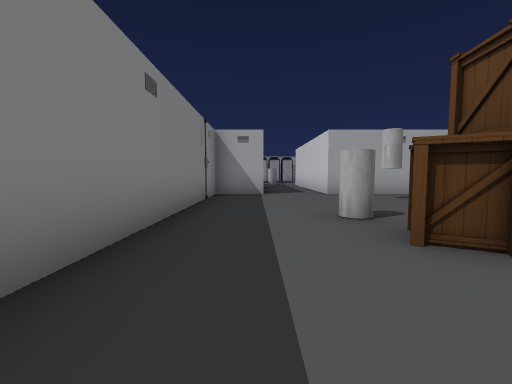
View 1 (above)

21 first-person views from a walk through a scene from a Unity 3-D project. The camera is 1.2 m above the floor, tilts 4° down and sees 90° across. The floor is counted in squares, 2 m on a side. Each view is taken from the middle of a square. On the plan, view 1 faces up. The plan holds only what a view shows up to about 9 squares ahead; the rest is blank. The player is left out. Some surface patterns are stand-ins.

View 2
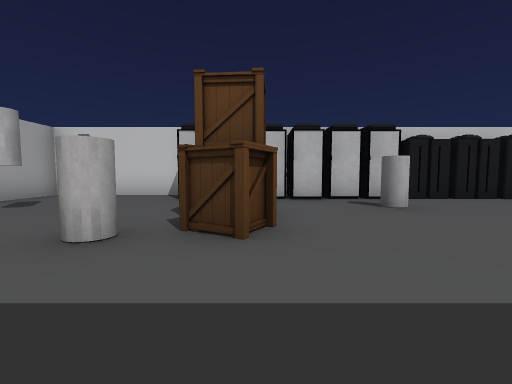

View 3
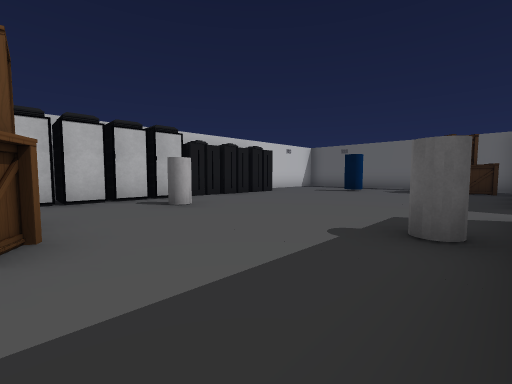

View 4
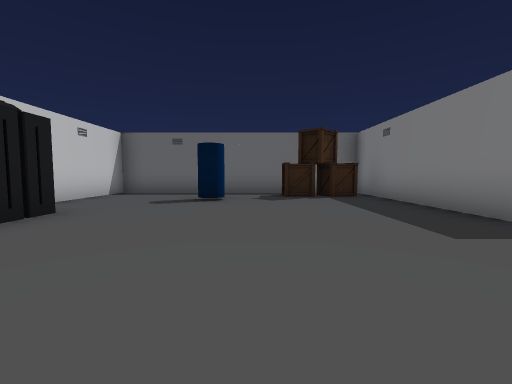

View 5
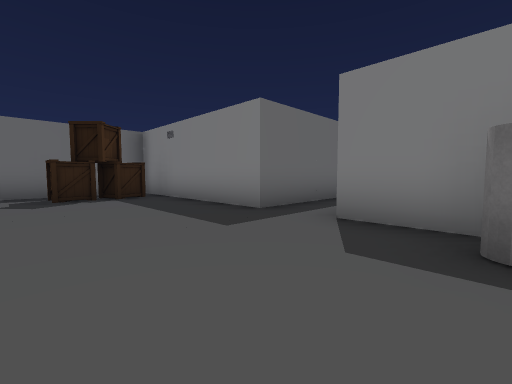

View 6
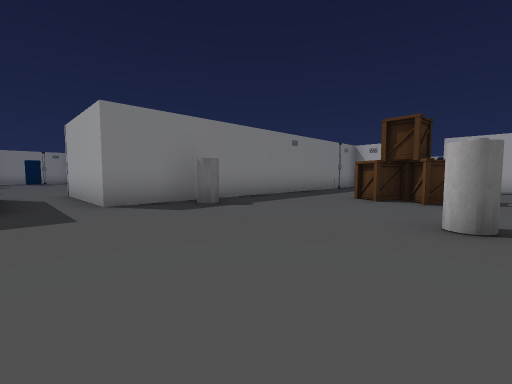

View 7
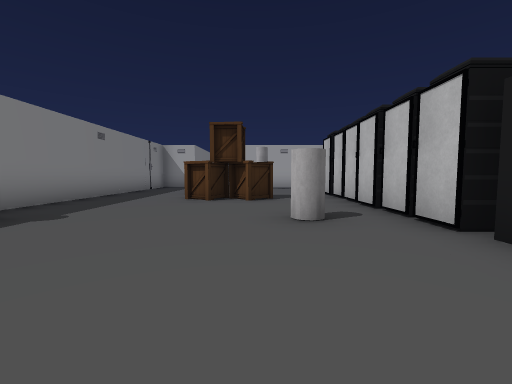

View 8
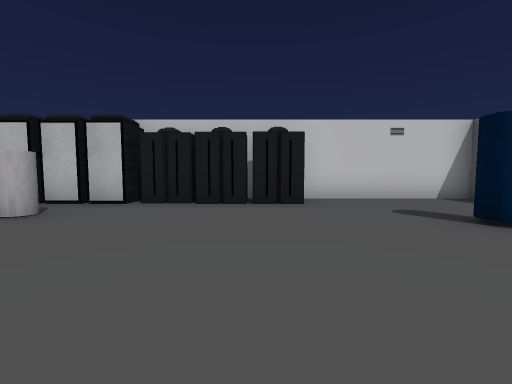

View 9
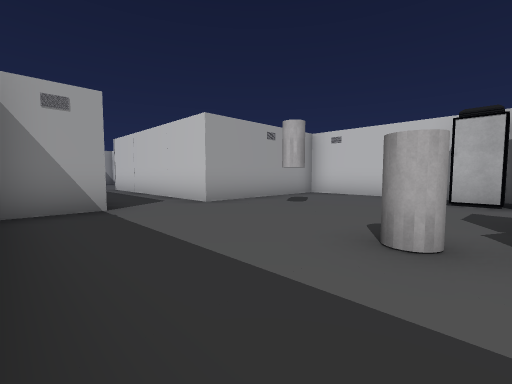

View 10
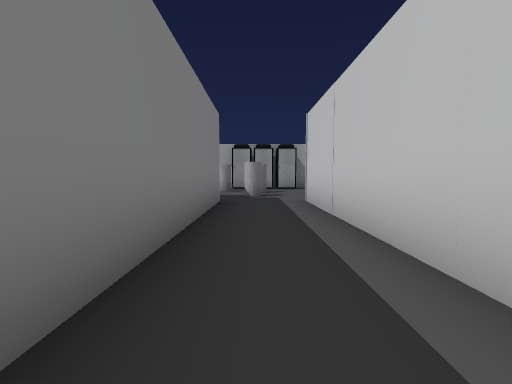

View 11
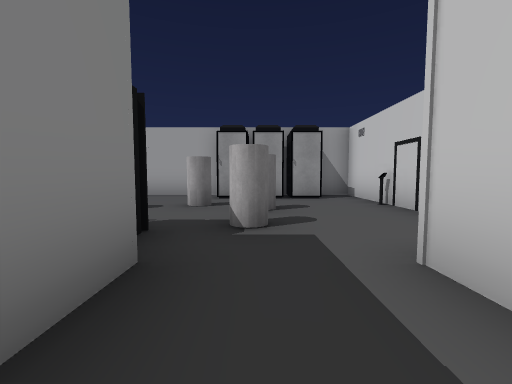

View 12
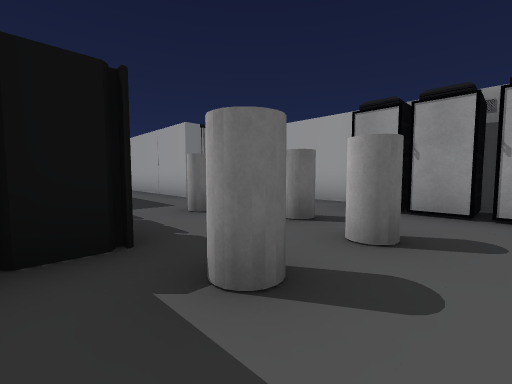

View 13
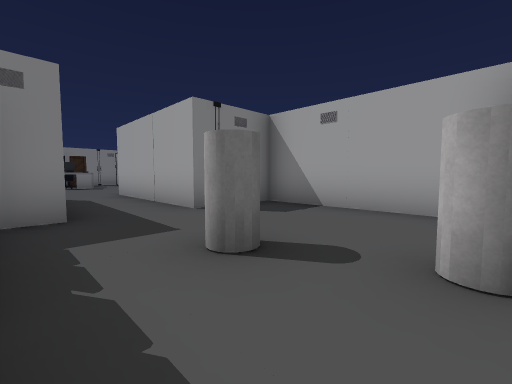

View 14
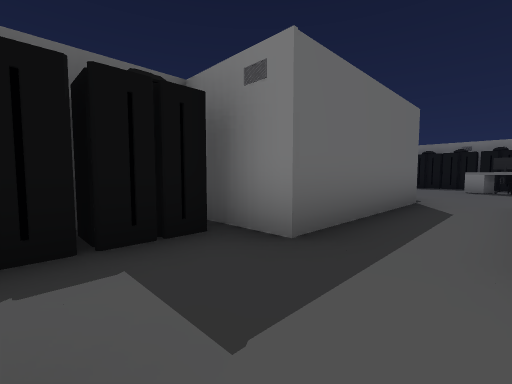

View 15
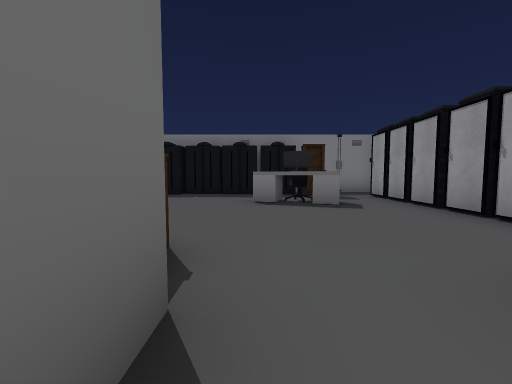

View 16
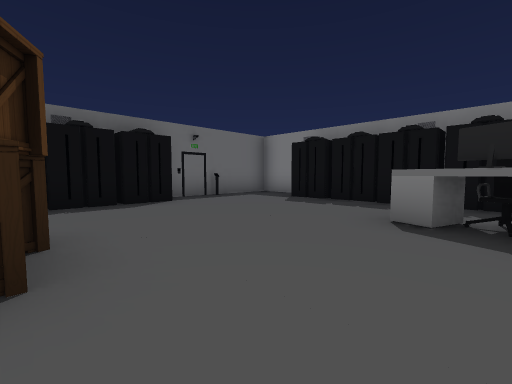

View 17
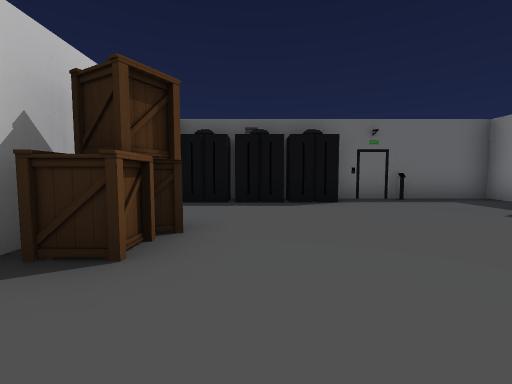

View 18
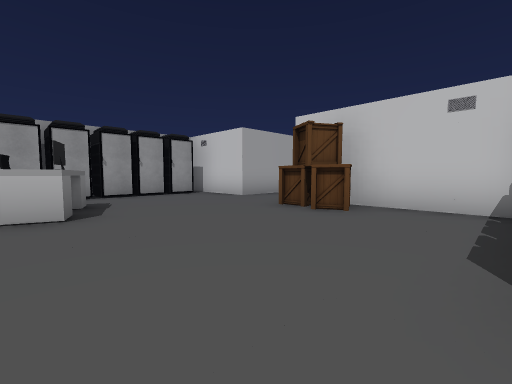

View 19
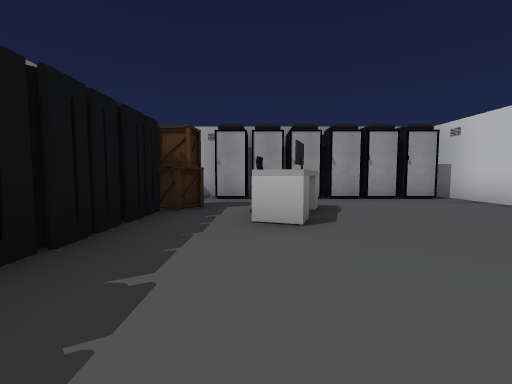

View 20
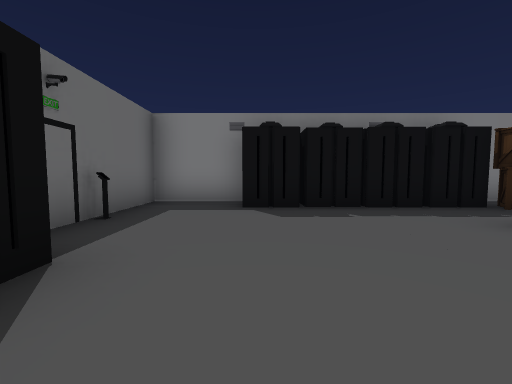

View 21
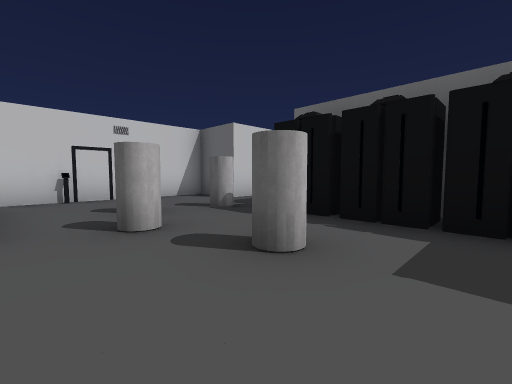

### Floor plan
Ten units are one square. View 1 is at (0, 0); x grows to the right and y downward. Boxes are objects, and circles mark ways between rooms. Rooms are numbered by the first view taken in them; rooms with no view inside come last. Other rooms are left out.
<svg viewBox="-161 -207 229 305">
<path fill="none" stroke="#000" d="M63 -29 63 -77 22 -77M-41 41 -12 41 -12 93 63 93 63 38M3 -77 -12 -77 -12 27 -46 27M2 -137 2 -87M31 -137 36 -137 36 -193 29 -193M0 -193 -39 -193 -39 -174 -81 -174M-82 -156 -39 -155 -39 -141M22 -77 21 -137M-156 -127 -156 -108 -120 -108M-81 -174 -81 -200M-81 -119 -81 -152M-111 -202 -146 -202M-156 -199 -156 -181"/>
<rect x="-5" y="75" width="10" height="10" fill="#bbb"><title>other object</title></rect>
<rect x="-5" y="5" width="10" height="10" fill="#bbb"><title>cylinder</title></rect>
<rect x="5" y="75" width="10" height="10" fill="#bbb"><title>other object</title></rect>
<rect x="5" y="-45" width="10" height="10" fill="#bbb"><title>cylinder</title></rect>
<rect x="15" y="-25" width="10" height="10" fill="#bbb"><title>other object</title></rect>
<rect x="25" y="65" width="10" height="10" fill="#bbb"><title>blue cylinder</title></rect>
<rect x="25" y="-25" width="10" height="10" fill="#bbb"><title>other object</title></rect>
<rect x="25" y="-65" width="10" height="10" fill="#bbb"><title>cylinder</title></rect>
<rect x="35" y="5" width="10" height="10" fill="#bbb"><title>cylinder</title></rect>
<rect x="45" y="35" width="10" height="10" fill="#bbb"><title>server</title></rect>
<rect x="45" y="25" width="10" height="10" fill="#bbb"><title>server</title></rect>
<rect x="45" y="15" width="10" height="10" fill="#bbb"><title>server</title></rect>
<rect x="45" y="5" width="10" height="10" fill="#bbb"><title>server</title></rect>
<rect x="45" y="-5" width="10" height="10" fill="#bbb"><title>server</title></rect>
<rect x="45" y="-15" width="10" height="10" fill="#bbb"><title>server</title></rect>
<rect x="45" y="-25" width="10" height="10" fill="#bbb"><title>server</title></rect>
<rect x="45" y="-35" width="10" height="10" fill="#bbb"><title>server</title></rect>
<rect x="45" y="-45" width="10" height="10" fill="#bbb"><title>server</title></rect>
<rect x="-35" y="-155" width="10" height="10" fill="#bbb"><title>server</title></rect>
<rect x="-25" y="-155" width="10" height="10" fill="#bbb"><title>server</title></rect>
<rect x="-25" y="-165" width="10" height="10" fill="#bbb"><title>cylinder</title></rect>
<rect x="-15" y="-155" width="10" height="10" fill="#bbb"><title>server</title></rect>
<rect x="-5" y="-175" width="10" height="10" fill="#bbb"><title>cylinder</title></rect>
<rect x="5" y="-155" width="10" height="10" fill="#bbb"><title>cylinder</title></rect>
<rect x="5" y="-175" width="10" height="10" fill="#bbb"><title>cylinder</title></rect>
<rect x="5" y="-195" width="10" height="10" fill="#bbb"><title>server</title></rect>
<rect x="15" y="-185" width="10" height="10" fill="#bbb"><title>server</title></rect>
<rect x="15" y="-195" width="10" height="10" fill="#bbb"><title>server</title></rect>
<rect x="-155" y="-135" width="10" height="10" fill="#bbb"><title>server</title></rect>
<rect x="-155" y="-145" width="10" height="10" fill="#bbb"><title>server</title></rect>
<rect x="-155" y="-165" width="10" height="20" fill="#bbb"><title>server</title></rect>
<rect x="-155" y="-175" width="10" height="10" fill="#bbb"><title>server</title></rect>
<rect x="-155" y="-185" width="20" height="20" fill="#bbb"><title>other object</title></rect>
<rect x="-135" y="-175" width="20" height="20" fill="#bbb"><title>desk</title></rect>
<rect x="-135" y="-175" width="10" height="10" fill="#bbb"><title>chair</title></rect>
<rect x="-135" y="-195" width="10" height="10" fill="#bbb"><title>server</title></rect>
<rect x="-125" y="-195" width="10" height="10" fill="#bbb"><title>server</title></rect>
<rect x="-115" y="-115" width="10" height="10" fill="#bbb"><title>server</title></rect>
<rect x="-115" y="-195" width="10" height="10" fill="#bbb"><title>server</title></rect>
<rect x="-105" y="-125" width="10" height="10" fill="#bbb"><title>server</title></rect>
<rect x="-105" y="-195" width="10" height="10" fill="#bbb"><title>server</title></rect>
<rect x="-95" y="-125" width="10" height="10" fill="#bbb"><title>server</title></rect>
<rect x="-95" y="-145" width="10" height="10" fill="#bbb"><title>other object</title></rect>
<rect x="-95" y="-155" width="10" height="10" fill="#bbb"><title>other object</title></rect>
<circle cx="15" cy="-70" r="3" fill="#2a7"/>
<circle cx="-80" cy="-165" r="3" fill="#2a7"/>
<text x="20" y="10">1</text>
<text x="-10" y="-150">2</text>
<text x="-120" y="-150">3</text>
</svg>
Room 1 opens to room 2. Room 2 opens to room 3.

Where each view was taken, in squares from view 1:
view 1: 0 up, 0 right, facing up
view 2: 2 up, 1 left, facing right
view 3: 2 up, 1 left, facing down-right
view 4: 1 down, 2 right, facing down
view 5: 1 down, 2 right, facing down-left
view 6: 4 down, 4 right, facing up-left
view 7: 4 down, 3 right, facing up
view 8: 4 down, 0 right, facing right
view 9: 3 up, 1 left, facing up-right
view 10: 8 up, 1 right, facing up
view 11: 12 up, 1 right, facing up
view 12: 14 up, 2 right, facing up-left
view 13: 15 up, 0 right, facing up-left
view 14: 17 up, 2 left, facing down-left
view 15: 16 up, 7 left, facing left
view 16: 17 up, 9 left, facing down-left
view 17: 17 up, 10 left, facing down
view 18: 12 up, 13 left, facing up-right
view 19: 13 up, 13 left, facing up
view 20: 13 up, 10 left, facing left
view 21: 18 up, 3 left, facing down-right
